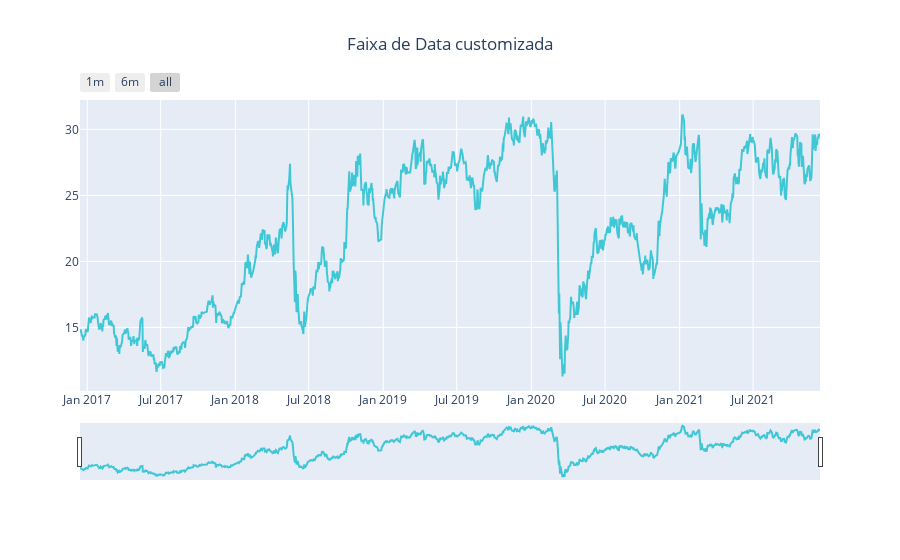

The code cell stored with this chart in its notebook:
### Markdown cell above
### Grafico igual porem com animações de range slider

### Code cell
import plotly.graph_objs as go

newData = go.Scatter(
    x=data.Date,
    y= data['Close'],
    name = "Petr4 Close",
    line = dict(color = "#17BECF"),
    opacity = 0.8)
           
           
df = [newData]

layout = dict(
    title = "Faixa de Data customizada",
    title_x=0.5,
    xaxis = dict(
                rangeselector=dict(
                            buttons = list([
                                dict(count = 1,
                                    label='1m',
                                    step='month',
                                    stepmode='backward'),
                                dict(count = 6,
                                    label='6m',
                                    step='month',
                                    stepmode='backward'),
                                dict(step='all')
                            ])
                        ),
                rangeslider=dict(visible=True),type='date'
    )
)
           
fig = dict(data=df, layout=layout) 
py.iplot(fig)

### Figure 1 — Plotly figure (JSON) as saved in the notebook; plotly's stock layout.template omitted (floating-point values rounded to 4 significant figures; data arrays with more than 128 entries replaced by an {"elided": "..."} marker saying what was removed)
{"data": [{"line": {"color": "#17BECF"}, "name": "Petr4 Close", "opacity": 0.8, "type": "scatter", "x": {"elided": "1243 str values"}, "y": {"elided": "1243 float values"}}], "layout": {"autosize": true, "title": {"text": "Faixa de Data customizada", "x": 0.5}, "xaxis": {"autorange": true, "range": ["2016-12-14", "2021-12-13"], "rangeselector": {"buttons": [{"count": 1, "label": "1m", "step": "month", "stepmode": "backward"}, {"count": 6, "label": "6m", "step": "month", "stepmode": "backward"}, {"step": "all"}]}, "rangeslider": {"autorange": true, "range": ["2016-12-14", "2021-12-13"], "visible": true, "yaxis": {"_template": null, "rangemode": "match"}}, "type": "date"}, "yaxis": {"autorange": true, "range": [10.19, 32.22], "type": "linear"}}}
